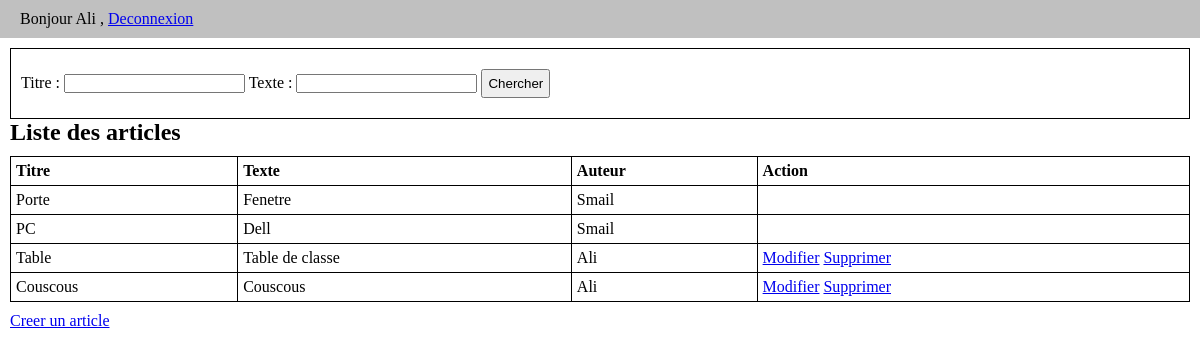
The app's page /index.php (signed in) with its own data.
### tables this page shows
CREATE TABLE `article` (
  `id_article` int NOT NULL,
  `titre` varchar(50) NOT NULL,
  `texte` text NOT NULL,
  `date_article` date NOT NULL,
  `time_article` time NOT NULL,
  `id_auteur` int NOT NULL
);

CREATE TABLE `auteur` (
  `id_auteur` int NOT NULL,
  `nom_auteur` varchar(50) NOT NULL,
  `password_auteur` varchar(256) NOT NULL
);

### modele.php (called while the page is built, shortened)
<?php
function connectDB(){
    $c = mysqli_connect(SERVER, USERNAME, PASSWORD, DBNAME);
    mysqli_query($c, "SET NAMES 'utf8'");
    return $c;
}
$connexion = connectDB();
function auteurConneter(){
    return isset($_SESSION["auteur"]) ? $_SESSION["auteur"] : false;
}
function idAuteurConneter(){
    return isset($_SESSION["id_auteur"]) ? $_SESSION["id_auteur"] : false;
}
function liste_articles($titre,$texte){
    global $connexion;
    $sql = "SELECT * FROM article INNER JOIN auteur ON article.id_auteur = auteur.id_auteur ";
    $sql .= " ORDER BY id_article DESC";
    $requete = $connexion->prepare($sql);
    $requete->execute();
    $result = $requete->get_result();
    return $result;
}

### vues/liste_articles.php (the view)
<div class="contenu">
    <div class="recherche">
        <form action="" method="post">
            <label for="titre">Titre : </label>
            <input type="text" name="titre" id="titre" value="<?= htmlspecialchars($titre) ?>">
            <label for="texte">Texte : </label>
            <input type="text" name="texte" id="text" value="<?= htmlspecialchars($texte) ?>">
            <input type="submit" name="btnChercher" value="Chercher">
        </form>
    </div>
    <h2>Liste des articles</h2>
    <table>
        <tr>
            <th>Titre</th>
            <th>Texte</th>
            <th>Auteur</th>
            <th>Action</th>
        </tr>
        <?php
        foreach($articles as $article){
            ?>
            <tr>
                <td><?= htmlspecialchars($article["titre"]) ?></td>
                <td><?= htmlspecialchars($article["texte"]) ?></td>
                <td><?= htmlspecialchars($article["nom_auteur"]) ?></td>
                <td>
                    <?php if (auteurConneter() && (idAuteurConneter() == $article["id_auteur"])){?>
                        <a href="index.php?commande=form_modification_article&id_article=<?= $article['id_article']?>">Modifier</a>
                        <a href="index.php?commande=supprimer_article&id_article=<?= $article['id_article']?>">Supprimer</a>
                    <?php }?>
                </td>
            </tr>
        <?php } ?>
    </table>
    <?php if (auteurConneter()) {?>
    <a href="index.php?commande=form_ajout_article">Creer un article</a>
    <?php } ?>
</div>

### styles/style.css (style rules this page uses)
* { margin: 0; padding: 0; }
input[type='submit'] { padding: 5px; }
table { margin-top: 10px; margin-bottom: 10px; border: 1px solid; width: 100%; border-collapse:collapse; }
td { border-width:1px; border-style:solid; padding: 5px; }
th { border-width:1px; border-style:solid; padding: 5px; font-weight: bold; text-align: left; }
.contenu { padding: 10px; }
.recherche { border: 1px solid; padding: 20px 10px; }

### records on screen
article: titre "Porte", texte "Fenetre", id_auteur.nom_auteur "Smail"
article: titre "PC", texte "Dell", id_auteur.nom_auteur "Smail"
article: titre "Table", texte "Table de classe", id_auteur.nom_auteur "Ali"
article: titre "Couscous", texte "Couscous", id_auteur.nom_auteur "Ali"

### other values on screen
auteurConneter() "Ali"
